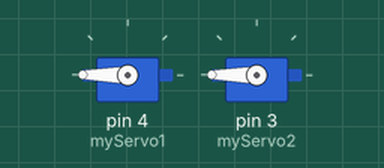
Bench run of a sketch on a simulated Arduino Uno, built with avr-gcc and run on an emulated ATmega328P. Shown: 2 × servo.

Above: at 0.05 s.
Timing chart, 0 to 3.0 s (numbered marks = the images above):
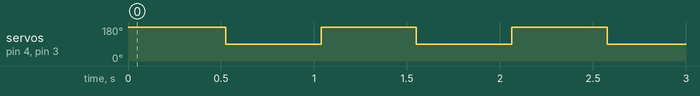

The sketch:

sketch_apr17b.ino
```cpp
#include <Servo.h>

Servo myServo1;
Servo myServo2;  // Create servo object

void setup() {
  myServo1.attach(4);
  myServo2.attach(3); // Attach servo to pin D9
}

void loop() {

//      myServo1.write(180);
 //   myServo2.write(180);
   // delay(1000);
  //      myServo1.write(0);
   // myServo2.write(0);
    //delay(1000);
  // Sweep from 0 to 180 degrees
  for (int pos = 90; pos <= 180; pos += 1) {
    myServo1.write(pos);
    myServo2.write(pos);// Wait for servo to reach the position
  }

  delay(500); // Hold at 180

  // Sweep back from 180 to 0 degrees
  for (int pos = 180; pos >= 90; pos -= 1) {
    myServo1.write(pos);
   myServo2.write(pos);
  }

  delay(500); // Hold at 0*/
}
```

Measured:
- by itself, servo on pin 4 (myServo1), servo on pin 3 (myServo2): alternates 180° for 0.51 s and 90° for 0.51 s
